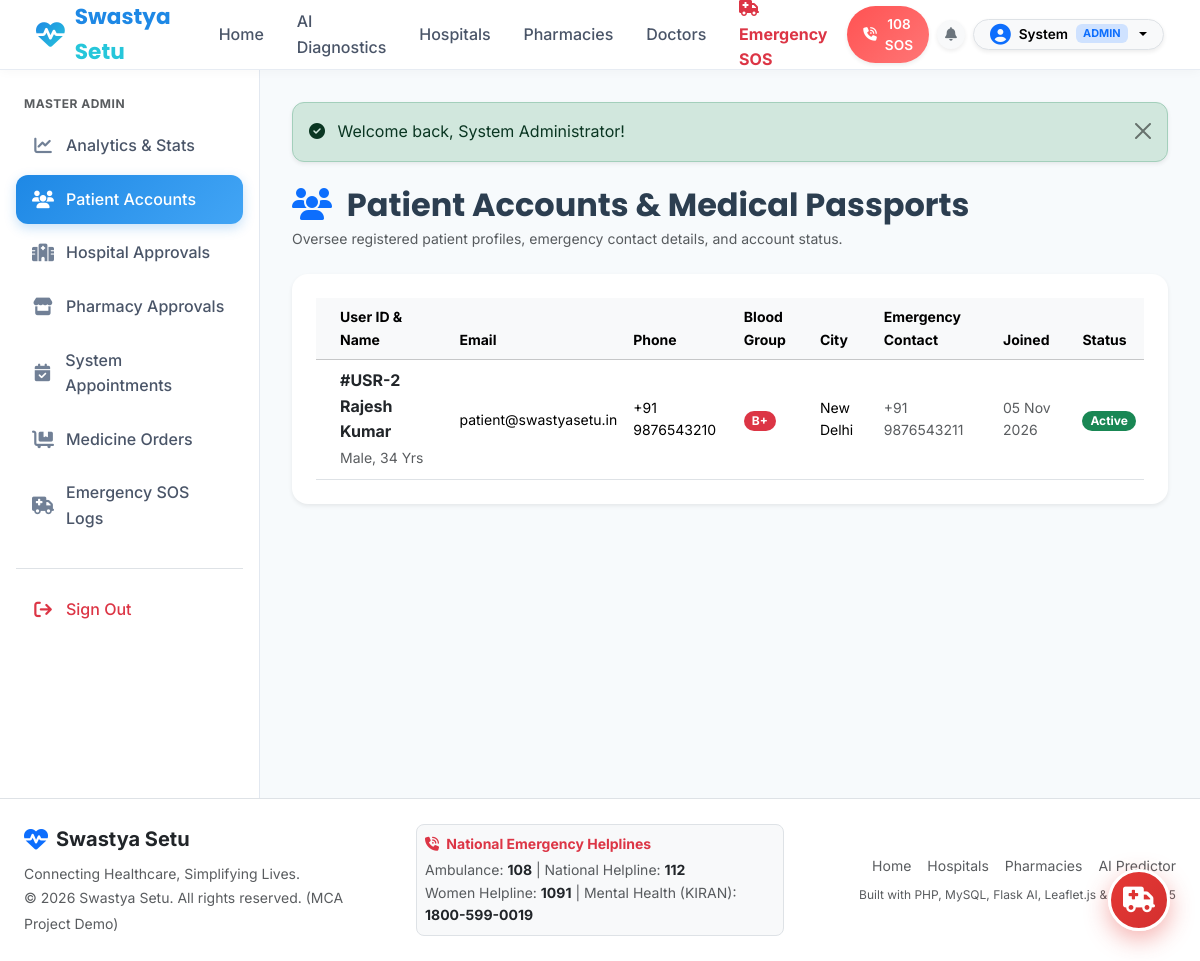
The page /admin/users.php (signed in) on the database its author committed.
### tables this page shows
CREATE TABLE IF NOT EXISTS `user_profiles` (
  `id` INT AUTO_INCREMENT PRIMARY KEY,
  `user_id` INT NOT NULL UNIQUE,
  `blood_group` VARCHAR(10) DEFAULT 'O+',
  `age` INT DEFAULT 30,
  `gender` ENUM('Male', 'Female', 'Other') DEFAULT 'Male',
  `address` TEXT NULL,
  `city` VARCHAR(100) DEFAULT 'New Delhi',
  `emergency_contact_name` VARCHAR(150) DEFAULT 'Suman Kumar (Family)',
  `emergency_contact_phone` VARCHAR(20) DEFAULT '+91 9876543210',
  `medical_history` TEXT NULL,
  `allergies` TEXT NULL,
  `insurance_info` VARCHAR(255) DEFAULT 'Star Health Comprehensive (#SH-90812)',
  CONSTRAINT fk_user_profile FOREIGN KEY (`user_id`) REFERENCES `users`(`id`) ON DELETE CASCADE
);

CREATE TABLE IF NOT EXISTS `users` (
  `id` INT AUTO_INCREMENT PRIMARY KEY,
  `name` VARCHAR(150) NOT NULL,
  `email` VARCHAR(150) NOT NULL UNIQUE,
  `password_hash` VARCHAR(255) NOT NULL,
  `phone` VARCHAR(20) NOT NULL,
  `role` ENUM('patient', 'hospital', 'pharmacy', 'admin') NOT NULL DEFAULT 'patient',
  `status` ENUM('active', 'pending', 'rejected') NOT NULL DEFAULT 'active',
  `created_at` TIMESTAMP DEFAULT CURRENT_TIMESTAMP,
  `updated_at` TIMESTAMP DEFAULT CURRENT_TIMESTAMP ON UPDATE CURRENT_TIMESTAMP,
  INDEX idx_user_role (`role`),
  INDEX idx_user_email (`email`)
);

### admin/users.php (the view, shortened to what this page needs)
<?php
require_once __DIR__ . '/../includes/functions.php';
$db = getDB();
$users = $db->query("
    SELECT u.*, p.blood_group, p.age, p.gender, p.city, p.emergency_contact_phone
    FROM users u
    LEFT JOIN user_profiles p ON u.id = p.user_id
    WHERE u.role = 'patient'
    ORDER BY u.id DESC
")->fetchAll();
require_once __DIR__ . '/../includes/header.php';
?>
<div class="d-flex">
    <?php require_once __DIR__ . '/../includes/sidebar.php'; ?>
    <div class="content-wrapper">
        <div class="container-fluid p-0">
            <?= displayFlash() ?>
            <div class="mb-4">
                <h2 class="fw-bold mb-1"><i class="fa-solid fa-users text-primary me-2"></i> Patient Accounts & Medical Passports</h2>
                <p class="text-muted small mb-0">Oversee registered patient profiles, emergency contact details, and account status.</p>
            </div>
            <div class="card border-0 shadow-sm rounded-4">
                <div class="card-body p-0">
                    <div class="table-responsive">
                        <table class="table table-hover align-middle mb-0">
                            <thead class="table-light small text-muted">
                                <tr>
                                    <th class="ps-4">User ID & Name</th>
                                    <th>Email</th>
                                    <th>Phone</th>
                                    <th>Blood Group</th>
                                    <th>City</th>
                                    <th>Emergency Contact</th>
                                    <th>Joined</th>
                                    <th>Status</th>
                                </tr>
                            </thead>
                            <tbody>
                                <?php foreach ($users as $u): ?>
                                    <tr>
                                        <td class="ps-4">
                                            <div class="fw-bold text-dark">#USR-<?= $u['id'] ?> <?= htmlspecialchars($u['name']) ?></div>
                                            <small class="text-muted"><?= htmlspecialchars($u['gender'] ?? 'N/A') ?>, <?= $u['age'] ?? 'N/A' ?> Yrs</small>
                                        </td>
                                        <td><a href="mailto:<?= htmlspecialchars($u['email']) ?>" class="small text-decoration-none"><?= htmlspecialchars($u['email']) ?></a></td>
                                        <td class="small"><?= htmlspecialchars($u['phone']) ?></td>
                                        <td><span class="badge bg-danger rounded-pill px-2 py-1"><?= htmlspecialchars($u['blood_group'] ?? 'O+') ?></span></td>
                                        <td class="small"><?= htmlspecialchars($u['city'] ?? 'New Delhi') ?></td>
                                        <td class="small text-muted"><?= htmlspecialchars($u['emergency_contact_phone'] ?? 'N/A') ?></td>
                                        <td class="small text-muted"><?= formatDate($u['created_at']) ?></td>
                                        <td><?= getStatusBadge($u['status']) ?></td>
                                    </tr>
                                <?php endforeach; ?>
                            </tbody>
                        </table>
                    </div>
                </div>
            </div>
        </div>
    </div>
</div>
<?php require_once __DIR__ . '/../includes/footer.php'; ?>

### includes/functions.php (shortened to what this page needs)
<?php
function getFlash(): array {
    $flashes = $_SESSION['flash'] ?? [];
    return $flashes;
}
function displayFlash(): string {
    $flashes = getFlash();
    $html = '<div class="flash-messages-container" style="margin-bottom: 1.5rem;">';
    foreach ($flashes as $f) {
        $alertClass = match($f['type']) {
            'success' => 'alert-success',
            'danger', 'error' => 'alert-danger',
            'warning' => 'alert-warning',
            default => 'alert-info'
        };
        $icon = match($f['type']) {
            'success' => 'fa-circle-check',
            'danger', 'error' => 'fa-circle-exclamation',
            'warning' => 'fa-triangle-exclamation',
            default => 'fa-circle-info'
        };
        $html .= "<div class='alert {$alertClass} alert-dismissible fade show shadow-sm' role='alert' style='border-radius: 12px;'>
            <i class='fa-solid {$icon} me-2'></i> " . htmlspecialchars($f['message']) . "
            <button type='button' class='btn-close' data-bs-dismiss='alert' aria-label='Close'></button>
        </div>";
    }
    $html .= '</div>';
    return $html;
}
function formatDate($dateStr, $includeTime = false): string {
    $time = strtotime($dateStr);
    return $includeTime ? date('d M Y, h:i A', $time) : date('d M Y', $time);
}
function getStatusBadge(string $status): string {
    $statusKey = strtolower(trim($status));
    $classes = [
        'active'          => 'bg-success text-white',
        'approved'        => 'bg-success text-white',
        'confirmed'       => 'bg-success text-white',
        'delivered'       => 'bg-success text-white',
        'completed'       => 'bg-success text-white',
        'pending'         => 'bg-warning text-dark',
        'under_review'    => 'bg-warning text-dark',
        'uploaded'        => 'bg-info text-white',
        'order_confirmed' => 'bg-primary text-white',
        'preparing'       => 'bg-info text-dark',
        'out_for_delivery'=> 'bg-primary text-white',
        'dispatched'      => 'bg-primary text-white',
        'rejected'        => 'bg-danger text-white',
        'cancelled'       => 'bg-secondary text-white',
        'resolved'        => 'bg-success text-white',
    ];
    $cls = $classes[$statusKey] ?? 'bg-secondary text-white';
    $label = ucwords(str_replace('_', ' ', $status));
    return "<span class='badge {$cls} px-2 py-1 rounded-pill'>{$label}</span>";
}

### css/styles.css (style rules this page uses)
:root { --primary: #1E88E5; --primary-dark: #1565C0; --primary-light: #E3F2FD; --secondary: #42A5F5; --accent: #26C6DA; --accent-light: #E0F7FA; --bg: #F7FAFC; --card-bg: #FFFFFF; --text-main: #2C3E50; --text-muted: #7F8C8D; --text-light: #95A5A6; --border-color: #E2E8F0; --danger: #FF5252; --danger-light: #FFEBEE; --success: #2ECC71; --success-light: #E8F8F5; --warning: #F39C12; --warning-light: #FEF9E7; --font-heading: 'Poppins', sans-serif; --font-body: 'Inter', sans-serif; --shadow-sm: 0 2px 8px rgba(30, 136, 229, 0.06); --shadow-md: 0 8px 24px rgba(30, 136, 229, 0.1); --shadow-lg: 0 16px 36px rgba(0, 0, 0, 0.08); --shadow-glass: 0 8px 32px 0 rgba(31, 38, 135, 0.07); --radius-sm: 8px; --radius-md: 14px; --radius-lg: 20px; --radius-full: 9999px; --transition-fast: all 0.2s cubic-bezier(0.4, 0, 0.2, 1); --transition-normal: all 0.3s cubic-bezier(0.4, 0, 0.2, 1); }
* { margin: 0; padding: 0; box-sizing: border-box; }
html { scroll-behavior: smooth; }
body { font-family: var(--font-body); background-color: var(--bg); color: var(--text-main); line-height: 1.6; overflow-x: hidden; }
h1, h2, h3, h4, h5, h6 { font-family: var(--font-heading); font-weight: 600; color: var(--text-main); }
a { text-decoration: none; color: inherit; }
button, input, select, textarea { font-family: inherit; outline: none; }
.card { background: var(--card-bg); border-radius: var(--radius-lg); padding: 1.5rem; border: 1px solid var(--border-color); box-shadow: var(--shadow-sm); transition: var(--transition-normal); }

### includes/header.php (style rules this page uses)
:root { --primary: #1E88E5; --primary-dark: #1565C0; --secondary: #42A5F5; --accent: #26C6DA; --bg-light: #F7FAFC; }
body { font-family: 'Inter', sans-serif; background-color: var(--bg-light); color: #2C3E50; min-height: 100vh; display: flex; flex-direction: column; }
h1, h2, h3, h4, h5, h6 { font-family: 'Poppins', sans-serif; }
.content-wrapper { flex: 1; padding: 2rem; overflow-y: auto; }

### rows shown on the page
user_profiles: user "2", user.name "Rajesh Kumar", gender "Male", age "34", user.email "patient@swastyasetu.in", user.phone "+91 9876543210", blood_group "B+", city "New Delhi", emergency_contact_phone "+91 9876543211", user.created_at "05 Nov 2026", user.status "Active"

### other values the page prints
explode(' ', $user['name'])[0] "System"
$user['role'] "ADMIN"
$f['message'] "Welcome back, System Administrator!"
APP_NAME "Swastya Setu"
APP_TAGLINE "Connecting Healthcare, Simplifying Lives."
